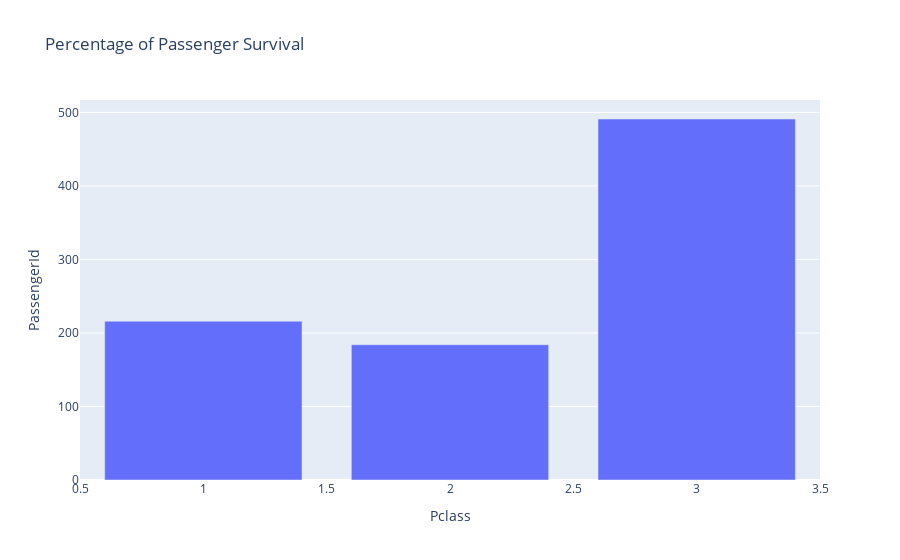

Notebook code for this chart:
### Code cell
# Plotly Express
fig = px.bar(df_class,
             x = "Pclass", 
             y= "PassengerId",
             title = "Percentage of Passenger Survival")
fig.show()
# plotly.offline.plot(fig, filename = 'plot.html')

### Figure 1 — Plotly figure (JSON) as saved in the notebook; plotly's stock layout.template omitted (floating-point values rounded to 4 significant figures)
{"data": [{"alignmentgroup": "True", "hovertemplate": "Pclass=%{x}<br>PassengerId=%{y}<extra></extra>", "legendgroup": "", "marker": {"color": "#636efa"}, "name": "", "offsetgroup": "", "orientation": "v", "showlegend": false, "textposition": "auto", "type": "bar", "x": [1, 2, 3], "xaxis": "x", "y": [216, 184, 491], "yaxis": "y"}], "layout": {"barmode": "relative", "legend": {"tracegroupgap": 0}, "title": {"text": "Percentage of Passenger Survival"}, "xaxis": {"anchor": "y", "domain": [0, 1], "title": {"text": "Pclass"}}, "yaxis": {"anchor": "x", "domain": [0, 1], "title": {"text": "PassengerId"}}}}
